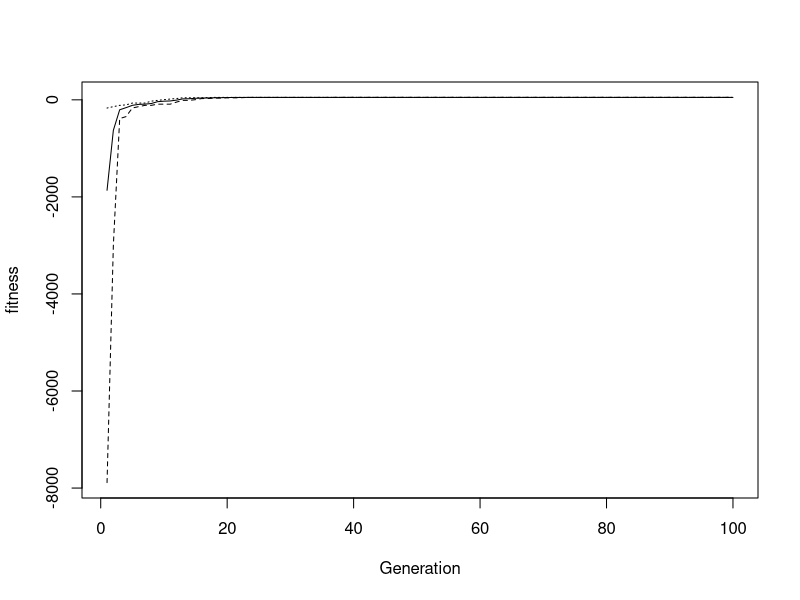
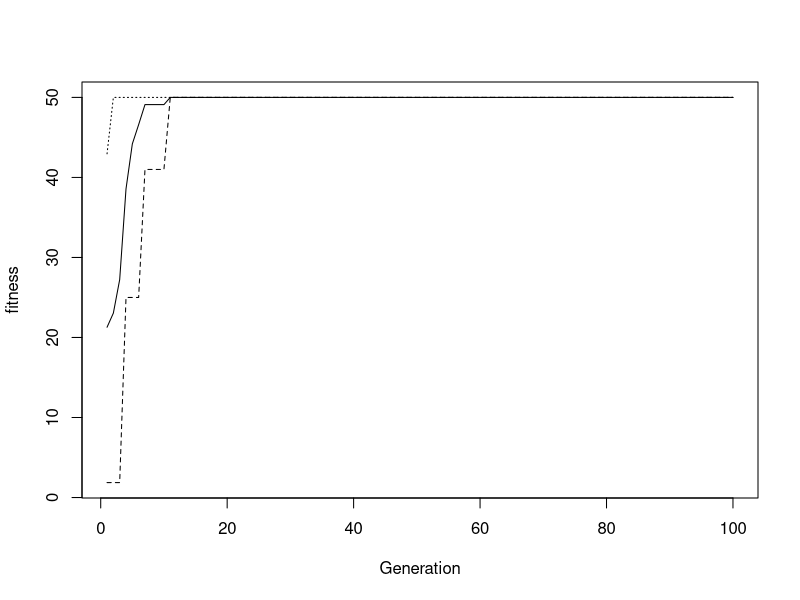

The R source for these figures, in order:
ECquick=function(M,L,generations,lb,ub,formula,mutrule,Delta,hardb){
	fitnesstat=matrix(nrow=generations,ncol=3)
	population=matrix(runif((M*L), lb,ub),nrow=M,ncol=(L))
	fitmea=double(M)
	
	#fitness function for sims in section 1.3
	if(formula==1){
		fitmea=50-population[,1]^2
		typeof=1
	}
	#fitness function for sims in section 1.4
	if(formula==2){
		fitmea=population[,1]^2+population[,2]^2
		typeof=2
	}
	if(formula==3){
		fitmea=population[,1]^3
		typeof=1
	}
	if(formula==4){
		fitmea=sin(population[,1])
		typeof=1
	}
	if(formula==5){
		fitmea=population[,1]*sin(population[,1])
		typeof=1
	}
	if(formula==6){
		fitmea=population[,1]^2*population[,2]^3
		typeof=2
	}
	if(formula==7){
		fitmea=population[,1]*sin(population[,2])
		typeof=2
	}
	if(formula==8){
		fitmea=(population[,1]-2)*(population[,2]+5)
		typeof=2
	}
	if(formula==9){
		fitmea=population[,1]^2+rnorm(M,0,(population[,1]^2)/10)
		typeof=1
	}
	if(formula==10){
		fitmea=population[,1]^2
	    typeof=1
	}


	if(typeof==1)
		if(L!=1){
			print("You need to have exactly one trait to use this formula")
			break()
		}
	if(typeof==2)
		if(L!=2){
			print("You need to have exactly two traits to use this formula")
			break()
		}
	
	
	population=cbind(population, fitmea)

	for (j in 1:generations){
		##This loop is one generation
		for(k in 1:M){
			#Choose parent and member of pop to die (can2die)
			parent=trunc(runif(1,1,M+1))
			cand2die=trunc(runif(1,1,M+1))
			offspring=population[parent,]
			for(i in 1:L){
				if(runif(1)<(1/L)){
					# mutation rule +/- Delta
					if(mutrule==1){
						if(runif(1)<.5)
							offspring[i]=offspring[i]-Delta
						else
							offspring[i]=offspring[i]+Delta
						if(hardb==1){
							if(offspring[i]>ub) 
								offspring[i]=ub
							if(offspring[i]<lb) 
								offspring[i]=lb
						}
					}
					if(mutrule==2)
						offspring[i]=offspring[i]+rnorm(1,0,Delta)
						if(hardb==1){
							if(offspring[i]>ub) 
								offspring[i]=ub
							if(offspring[i]<lb) 
								offspring[i]=lb
						}
				}
			}
	
			if(formula==1){
				offspring[2]=50-offspring[1]^2
				if(population[cand2die,2] < offspring[2])
					population[cand2die,]=offspring				
			}
			if(formula==2){
				offspring[3]=offspring[1]^2+offspring[2]^2
				if(population[cand2die,3] < offspring[3])
					population[cand2die,]=offspring				
			}
			if(formula==3){
				offspring[2]=offspring[1]*offspring[1]*offspring[1]
				if(population[cand2die,2] < offspring[2])
					population[cand2die,]=offspring				
			}
			if(formula==4){
				offspring[2]=sin(offspring[1])
				if(population[cand2die,2] < offspring[2])
					population[cand2die,]=offspring
			}
			if(formula==5){
				offspring[2]=offspring[1]*sin(offspring[1])
				if(population[cand2die,2] < offspring[2])
					population[cand2die,]=offspring				
			}
			if(formula==6){
				offspring[3]=offspring[1]^2*offspring[2]^3
				if(population[cand2die,3] < offspring[3])
					population[cand2die,]=offspring				
			}
			if(formula==7){
				offspring[3]=offspring[1]*sin(offspring[2])
				if(population[cand2die,3] < offspring[3])
					population[cand2die,]=offspring				
			}
			if(formula==8){
				offspring[3]=(offspring[1]-2)*(offspring[2]+5)
				if(population[cand2die,3] < offspring[3])
					population[cand2die,]=offspring				
			}
			if(formula==9){
				offspring[2]=offspring[1]^2+rnorm(M,0,(offspring[1]^2)/10)
				if(population[cand2die,2] < offspring[2])
					population[cand2die,]=offspring				
			}
			if(formula==10){
				offspring[2]=offspring[1]^2
				if(population[cand2die,2] < offspring[2])
					population[cand2die,]=offspring				
			}

	

		}
if ((j==100) || (j==generations)){		print(population)}
if ((j==100) || (j==generations)){		print(c("Average---min---max for generation",j))}
		fitnesstat[j,1]=mean(population[,L+1])
		fitnesstat[j,2]=min(population[,L+1])
		fitnesstat[j,3]=max(population[,L+1])

if ((j==100) || (j==generations)){		print(fitnesstat[j,])}
	#	readline("Press RETURN to continue")
	}
	plot(fitnesstat[,2],type='l',lty=2, xlab="Generation", ylab="fitness")
	lines(fitnesstat[,1],lty=1)
	lines(fitnesstat[,3],lty=3)

}

ECquick(10,1,100,-100,100,1,1,1,1)
ECquick(10,2,100,-5,5,2,1,1,1)
